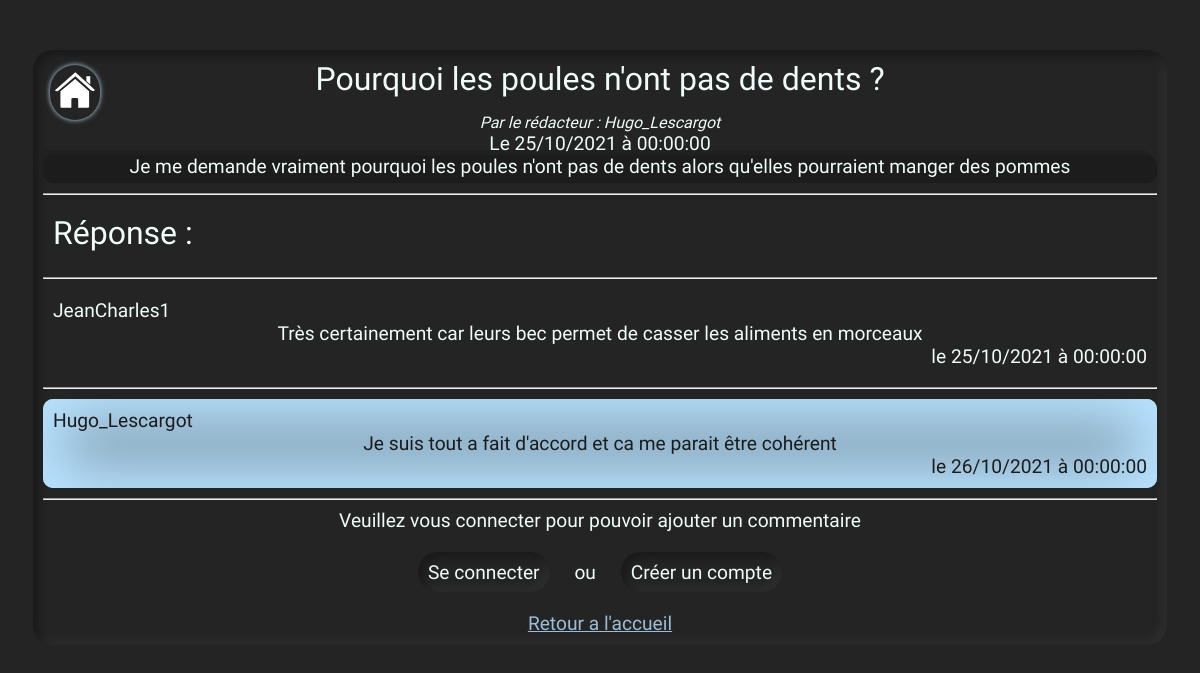
Screenshot of /pages/discussion.php?idSujet=1 with the database file from the repository.
### tables this page shows
CREATE TABLE IF NOT EXISTS `sujet` (
  `idSujet` int(11) NOT NULL,
  `idRedacteur` int(11) NOT NULL,
  `titreSujet` varchar(50) NOT NULL,
  `texteSujet` varchar(255) NOT NULL,
  `dateSujet` date NOT NULL
);

CREATE TABLE IF NOT EXISTS `redacteur` (
  `idRedacteur` int(5) NOT NULL,
  `nom` varchar(30) NOT NULL,
  `prenom` varchar(30) NOT NULL,
  `adresseMail` varchar(50) NOT NULL,
  `motDePasse` varchar(30) NOT NULL,
  `pseudo` varchar(30) NOT NULL
);

CREATE TABLE IF NOT EXISTS `reponse` (
  `idReponse` int(11) NOT NULL,
  `idSujet` int(11) NOT NULL,
  `idRedacteur` int(11) NOT NULL,
  `dateRep` date NOT NULL,
  `texteReponse` varchar(255) NOT NULL
);

### pages/discussion.php (the view, shortened to what this page needs)
<!DOCTYPE html>
<html lang="fr">
    <head>
        <link rel="stylesheet" href="./style.css">
        <?php
            include_once('../connexion/connexion.php');
            $connecte = false;
            $pseudo = "";
            $message = "";
        ?>
    </head>
    <body>
        <div class="logo">
            <a href="./accueil.php">
                <img alt="Accueil" />
            </a>
        </div>
        <div class="sect_inc">
            <?php
                if (array_key_exists('idSujet', $_GET))
                {
                    $select_stmt = $objPdo->prepare('SELECT idSujet, titreSujet, texteSujet, pseudo, dateSujet
                                                    FROM sujet s, redacteur r
                                                    WHERE idSujet = ?
                                                    AND s.idRedacteur = r.idRedacteur');
                    $select_stmt->bindValue(1, strip_tags(trim($_GET['idSujet'])), PDO::PARAM_INT);
                    $select_stmt->execute();
                    $sujet = $select_stmt->fetch();
                    if ($sujet != null)
                    {
                        $dateSujet = date('d/m/Y à H:i:s', strtotime($sujet['dateSujet']));
                        echo ('<div class="title">' . $sujet['titreSujet'].'</div>');
                        echo ('<div class="info_sujet">');
                            echo ('<div class="subTitle"> Par le rédacteur : '.$sujet['pseudo'].'</div>');
                            echo ('<div>Le '.$dateSujet.'</div>');
                        echo ('</div>');
                        echo ('<div class="subject">' . $sujet['texteSujet'].'</div>');
                        echo ('<hr>');
                        $select_stmt = $objPdo->prepare('SELECT idReponse, texteReponse, dateRep, pseudo
                                                        FROM reponse rep, redacteur redac
                                                        WHERE idSujet = ?
                                                        AND rep.idRedacteur = redac.idRedacteur
                                                        ORDER BY dateRep ASC');
                        $select_stmt->bindValue(1, $sujet['idSujet'], PDO::PARAM_INT);
                        $select_stmt->execute();
                        $result = $select_stmt->fetchAll();
                        echo ('<div id="title_reponse" class="title">Réponse : </div><hr>');
                        if ($result != null)
                        {
                            foreach ($result as $reponse)
                            {
                                $dateSujet = date('d/m/Y à H:i:s', strtotime($reponse['dateRep']));
                                echo('<div class="reponse');
                                if ($reponse['pseudo'] == $sujet['pseudo'])
                                {
                                    echo (' writer');
                                }
                                echo ('">');
                                    echo ('<div class="reponse_pseudo">'.$reponse["pseudo"].'</div>');
                                    echo ($reponse["texteReponse"]);
                                    if ($connecte && $_SESSION['pseudo'] == $reponse['pseudo'])
                                    {
                                        echo ('<div class="bloc_bas_reponse">');
                                            echo ('<a href="supprimerReponse.php?idReponse='.$reponse['idReponse'].'" onclick="return validationSuppr()">Supprimer la réponse</a>');
                                            echo ('<div class="reponse_date"> le '.$dateSujet.'</div>');
                                        echo ('</div>');
                                    }
                                    else
                                    {
                                        echo ('<div class="reponse_date"> le '.$dateSujet.'</div>');
                                    }
                                echo ('</div>');
                                echo ('<hr>');
                            }
                        }
                        echo ('<table>');
                        echo ('<div class ="section_reponse">');
                        if ($connecte)
                        {
                            echo ('<div class="title">Ajouter une réponse</div>');
                            echo ('<form method="POST">');
                                echo ('<div class="subTitle"> Votre pseudo : '.$pseudo.'</div>');
                                echo ('<textarea class="input area" name="reponse" value="reponse" placeholder="Votre réponse..." minlength="5" maxlength="200" rows="5" cols="400"></textarea>');
                                echo ('<button type="submit">Poster ma réponse</button>');
                                if ($message != "")
                                {
                                    echo ('<div class="message">'.$message.'</div>');
                                }
                            echo ('</form>');
                        }
                        else
                        {
                            echo ('Veuillez vous connecter pour pouvoir ajouter un commentaire');
                            echo ('<div>');
                                echo ('<a href="login.php"><button type="button">Se connecter</button></a>');
                                echo (' ou ');
                                echo ('<a href="creerCompte.php"><button type="button">Créer un compte</button></a>');
                            echo ('</div>');
                        }
                        echo ('</div>');
                    }
                    else
                    {
                        echo ("Aucun sujet n'existe avec ce code, merci de revenir à l'accueil");
                    }
                }
                else
                {
                    echo ("Il y a une erreur dans le chargement de la page, merci de revenir à l'accueil");
                }
            ?>
            <a href="accueil.php">Retour a l'accueil</a>
        </div>
    </body>
</html>

### pages/style.css (style rules this page uses)
:root { --primary: #1C1C1C; --primaryHighlight: #242424; --color: #9BBED6; --colorHighlight: #B8E2FF; --white: #EFFCF9; }
body { background-color: var(--primaryHighlight); color: var(--white); font-family: 'Zen Kurenaido', sans-serif; font-size: larger; }
.title { font-size: 2rem; margin-bottom: 15px; }
.subTitle { font-size: 1rem; font-style: italic; }
a { color: var(--color); }
.sect_inc { background: var(--primaryHighlight); box-shadow: inset 5px 5px 8px #1a1a1a, inset -5px -5px 8px #2e2e2e; border-radius: 20px; margin: 25px; padding: 10px; margin-top: 50px; text-align: center; }
.button, button { border-radius: 20px; height: 40px; padding: 0 10px; background: var(--primaryHighlight); box-shadow: inset 5px 5px 8px #1a1a1a, inset -5px -5px 8px #2e2e2e; color: var(--white); border-style: none; cursor: pointer; font-family: 'Zen Kurenaido', sans-serif; font-size: 1em; }
.reponse { padding: 10px; overflow-wrap: break-word; }
.writer { background-color: rgba(155, 190, 214, 0.8); box-shadow: inset 20px 20px 60px var(--colorHighlight), inset -20px -20px 60px var(--colorHighlight); border-radius: 10px; color: var(--primary); }
.subject { border-radius: 10px; background: #1C1C1C; box-shadow: -5px -5px 0px #202020; padding-bottom: 5px; }
.info_sujet { display: flex; flex-direction: column; }
#title_reponse { text-align: left; padding: 10px; }
.reponse_pseudo { text-align: left; }
.reponse_date { text-align: right; }
.section_reponse { display: flex; flex-direction: column; align-items: center; }
.section_reponse * { margin: 10px; }
.logo { position: absolute; position: fixed; margin: 0px; top: 65px; left: 50px; z-index: 50; background-color: rgba(36, 36, 36, 1);; border-radius: 100px; box-shadow: 0px 0px 5px var(--colorHighlight); padding: 5px; }
.logo img { height: 40px; width: auto; }

### rows the page displays
sujet: titreSujet "Pourquoi les poules n'ont pas de dents ?", idRedacteur.pseudo "Hugo_Lescargot", dateSujet "25/10/2021 à 00:00:00", texteSujet "Je me demande vraiment pourquoi les poules n'ont pas de dents alors qu'elles pourraient manger des pommes"
reponse: idRedacteur.pseudo "JeanCharles1", texteReponse "Très certainement car leurs bec permet de casser les aliments en morceaux", dateRep "25/10/2021 à 00:00:00"
reponse: idRedacteur.pseudo "Hugo_Lescargot", texteReponse "Je suis tout a fait d'accord et ca me parait être cohérent", dateRep "26/10/2021 à 00:00:00"
